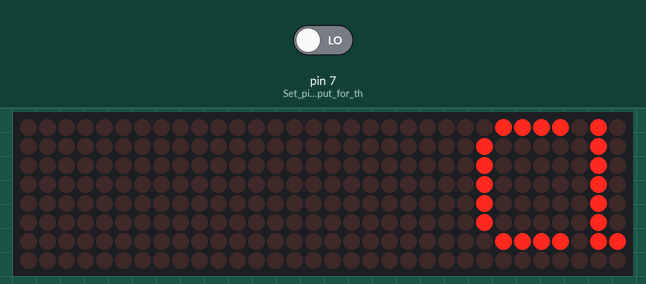
The sketch below on a simulated Arduino Uno, built with avr-gcc and run on an emulated ATmega328P. On the bench: 32×8 LED matrix. The inputs (shaded band) are chosen by the test bench; at power-on: pin 7 (Set_pin_7_as_input_for_th) LOW.

Above: at 11.75 s.
11.8 s: pin 7 (Set_pin_7_as_input_for_th) driven HIGH
At 16.98 s:
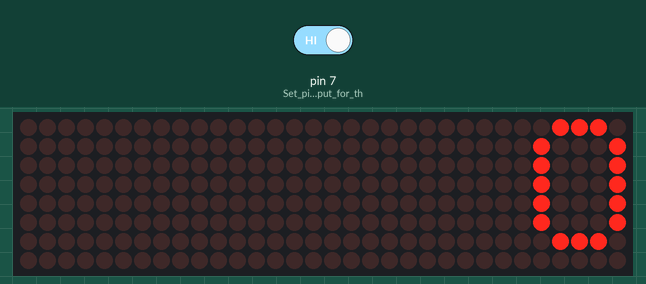
18.3 s: pin 7 (Set_pin_7_as_input_for_th) driven LOW
At 22.02 s:
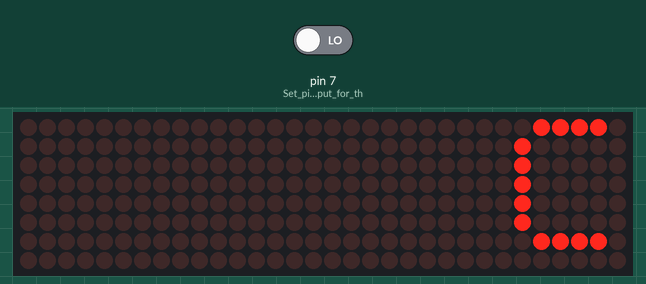

Measured:
- after the input at 11.8 s, the display: first differs from a run without the input after 5.1 s (image 1)
- after the input at 18.3 s, the display: first differs from a run without the input after 3.6 s (image 2 shows a later state)

The sketch:

restrauntopencloselcdmatrix.ino
```cpp
#include <MD_Parola.h>
#include <MD_MAX72xx.h>
#include <SPI.h>

#define HARDWARE_TYPE MD_MAX72XX::FC16_HW
#define MAX_DEVICES 4
#define CS_PIN 10

MD_Parola myDisplay = MD_Parola(HARDWARE_TYPE, CS_PIN, MAX_DEVICES);
int buttonState = 0; // Variable to store the state of the switch

void setup() {
  pinMode(7, INPUT); // Set pin 7 as input for the switch
  myDisplay.begin();
  myDisplay.setIntensity(4);
  myDisplay.displayClear();
}

void loop() {
  buttonState = digitalRead(7); // Read the switch state

  if (buttonState == HIGH) { // If switch is ON (3.3V)
    myDisplay.displayClear();
    myDisplay.displayScroll("OPEN", PA_CENTER, PA_SCROLL_LEFT, 90);
    while (!myDisplay.displayAnimate()); // Loop to complete the scrolling effect
  } else { // If switch is OFF (0V or ground)
    myDisplay.displayClear();
    myDisplay.displayScroll("CLOSE", PA_CENTER, PA_SCROLL_LEFT, 90);
    while (!myDisplay.displayAnimate()); // Loop to complete the scrolling effect
  }
}
```
